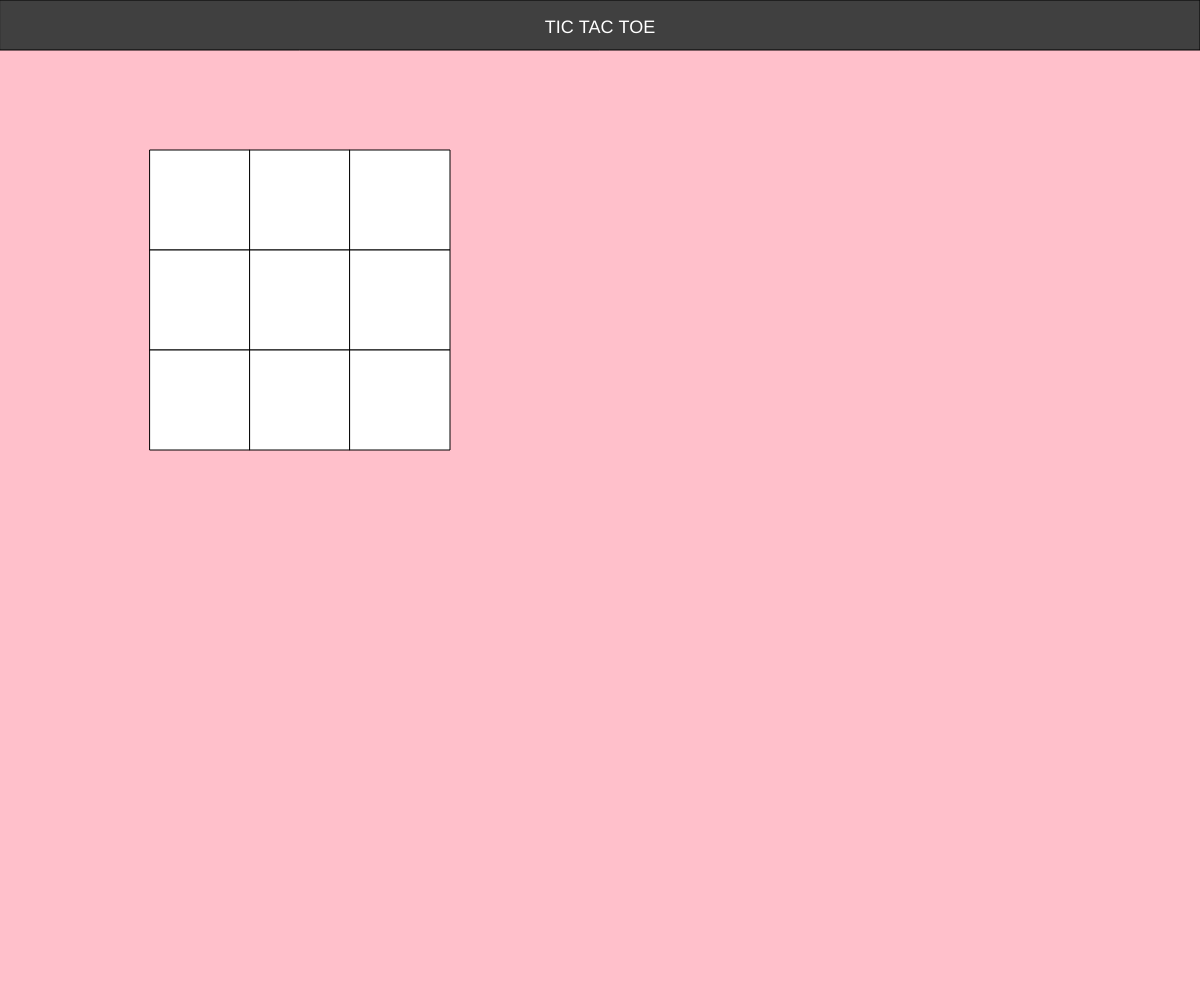
Frame 1 (no input)
Frame 60 (no input): identical to frame 1, image omitted
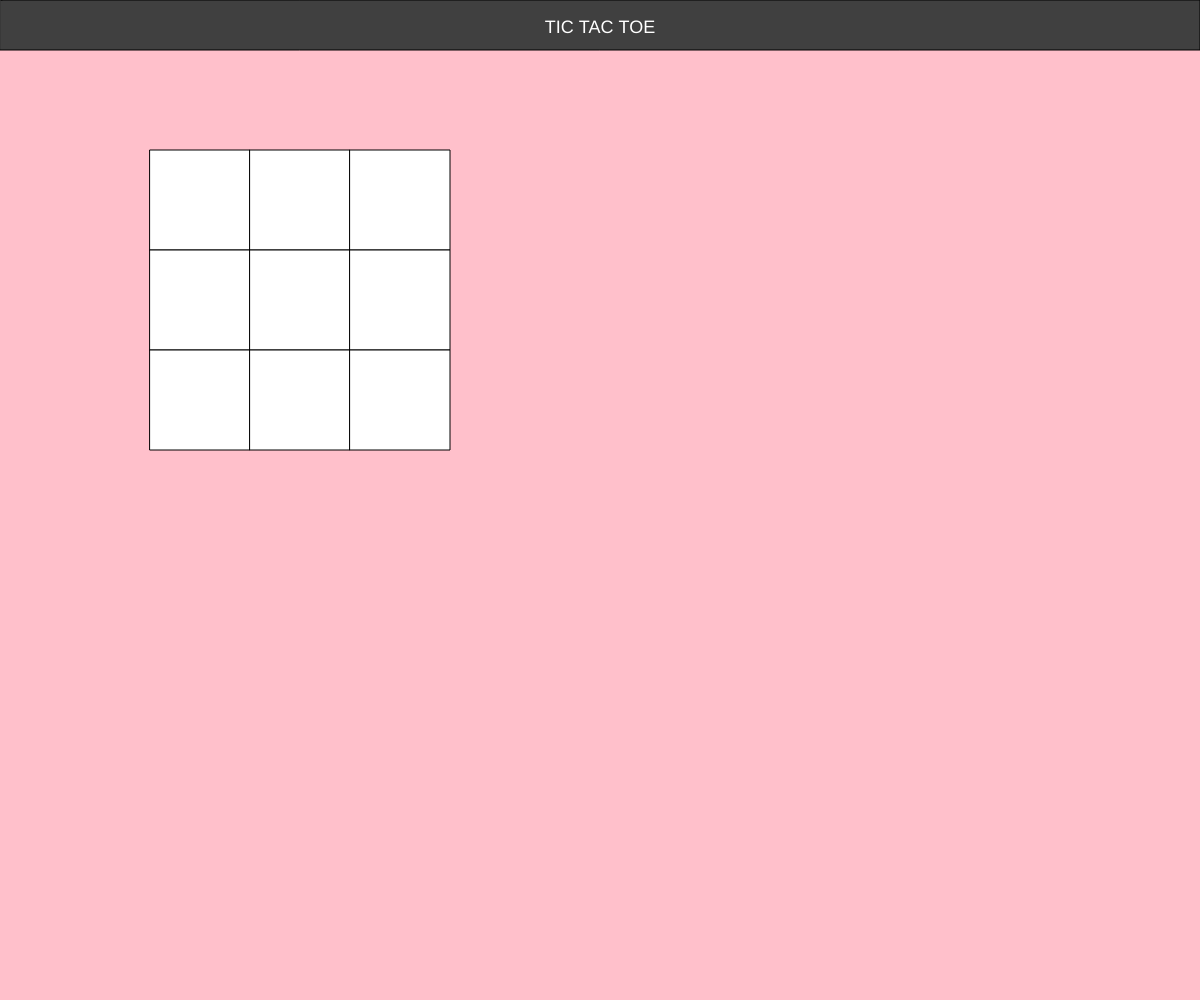
Frame 120 (the mouse pressed at the canvas centre since frame 60)

The p5.js sketch that drew these frames (run headless with seeded random() and noise() and a simulated clock; from frame 60 on, the mouse is pressed at the canvas centre):

// p5.js sketch
// ── sketch.js
var turn= 0, textx=0, texty=0;

function setup() {
    createCanvas(innerWidth,innerHeight); 
    background("pink");
    fill("#404040");
    rect(0, 0, width, 50);
    textAlign(CENTER);
    fill("white");
    textSize(18);
    text("TIC TAC TOE", width / 2, 33);
    fill("white");

    createRow(150);
    createRow(250);
    createRow(350);
}

function createRow(y)
{
  for (x = 150; x < 450; x=x+100)
  {
      var b1= new Box(x, y, 100, 100); 
      b1.appear();   
  }  
}

function draw()
{

}

function mousePressed()
{
  if (mouseY < 250 && mouseX < 250 && mouseY > 150 && mouseX > 150) 
  {
    textx=200;
    texty=200;
  } 
  else if (mouseX < 350 && mouseY < 250) 
  {
    textx=300;
    texty=200;
  } 
  else if(mouseX < 450 && mouseY < 250) 
  {
    textx=400;
    texty=200;
  } 
  else if(mouseX < 250 && mouseY < 350) 
  {
    textx=200;
    texty=300;
  } 
  else if(mouseX < 350 && mouseY < 350) {
    textx=300;
    texty=300;
  } 
  else if(mouseX < 450 && mouseY < 350) {
    textx=400;
    texty=300;
  } 
  else if(mouseX < 250 && mouseY < 450) {
    textx=200;
    texty=400;
  } 
  else if(mouseX < 350 && mouseY < 450) {
    textx=300;
    texty=400;
  } 
  else if(mouseX < 450 && mouseY < 450) {
    textx=400;
    texty=400;
  } 
  
  console.log(textx+","+ texty);
    
  if(turn%2==0)
    {
      text("O",textx,texty) ;
    }
    else
    {
      text("X",textx,texty);
    }
    turn=turn+1;
  
  
  if(turn==9)
  {
    background("yellow");
    turn=0;
  }
}


// ── Box.js
class Box {
  
    constructor(x, y, w, h) {
    this.x = x;
    this.y = y;
    this.w = w;
    this.h = h;
  }

    appear()
    {
      stroke(0);
      strokeWeight(1);
      fill("white")
      rect(this.x, this.y, this.w, this.h);
    }
}
